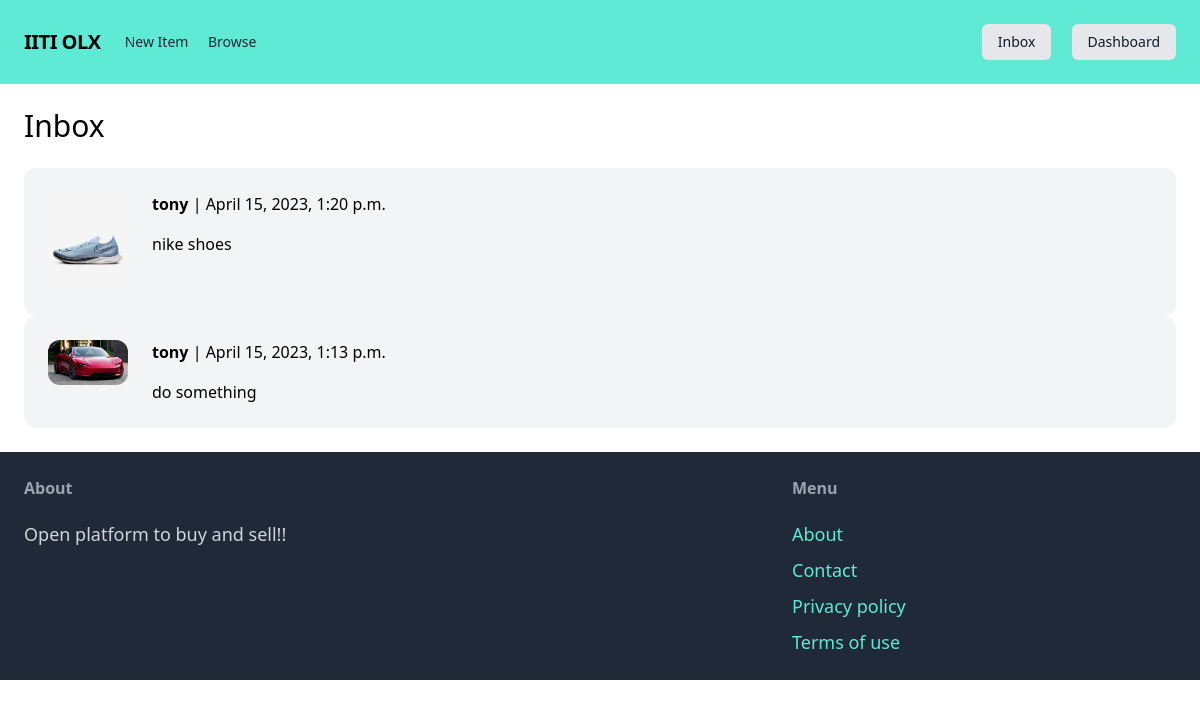
The page /inbox/ (signed in) on the database its author committed.
### conversation/models.py (models this page shows)
class Conversation(models.Model):
    item = models.ForeignKey(Item, related_name='conversations',on_delete=models.CASCADE)
    members = models.ManyToManyField(User, related_name='conversations')
    created_at = models.DateTimeField(auto_now_add=True)
    modified_at = models.DateTimeField(auto_now=True)
    class Meta:
        ordering = ('-modified_at',)

### item/models.py (models this page shows, shortened)
class Item(models.Model):
    category = models.ForeignKey(Category, related_name='items', on_delete=models.CASCADE)
    name = models.CharField(max_length=255)
    description = models.TextField(blank=True, null=True)
    price = models.DecimalField(max_digits=10, decimal_places=0)
    is_sold = models.BooleanField(default=False)
    image = models.ImageField(upload_to='item_images', blank=True, null=True)
    created_by = models.ForeignKey(User, related_name='items', on_delete=models.CASCADE)
    created_at = models.DateTimeField(auto_now_add=True)
    phone_number = models.IntegerField(blank=True, null=True)
    class Meta:
        ordering = ('-created_at',)

### conversation/views.py (the view)
# urls.py: path('', views.inbox, name='inbox'),
@login_required
def inbox(request):
    conversations = Conversation.objects.filter(members__in = [request.user.id])
    return render(request, 'conversation/inbox.html', {
        'conversations': conversations
    })

### conversation/templates/conversation/inbox.html (shortened to what this page needs)
{% extends 'core/base.html' %}
{% block content %}
<h1 class="mb-6 text-3xl">Inbox</h1>
<div class="space-y-6">
    {% for conversation in conversations %}
        <a href="{% url 'conversation:detail' conversation.id %}">
            <div class="p-6 flex bg-gray-100 rounded-xl">
                <div class="pr-6">
                    <img src="{{ conversation.item.image.url }}" class="w-20 rounded-xl">
                </div>
                <div>
                    {% for member in conversation.members.all %}
                        {% if member != request.user %}
                            <p class="mb-4"><strong>{{ member.username }}</strong> | {{ conversation.modified_at }}</p>
                            <p>{{ conversation.item.name }}</p>
                        {% endif %}
                    {% endfor %}
                </div>
            </div>
        </a>
    {% endfor %}
</div>
{% endblock %}

### rows shown on the page
Conversation: item.image (picture), modified_at "April 15, 2023, 1:20 p.m.", item.name "nike shoes"
Conversation: item.image (picture), modified_at "April 15, 2023, 1:13 p.m.", item.name "do something"

### other values the page prints
{{ member.username }} "tony"
